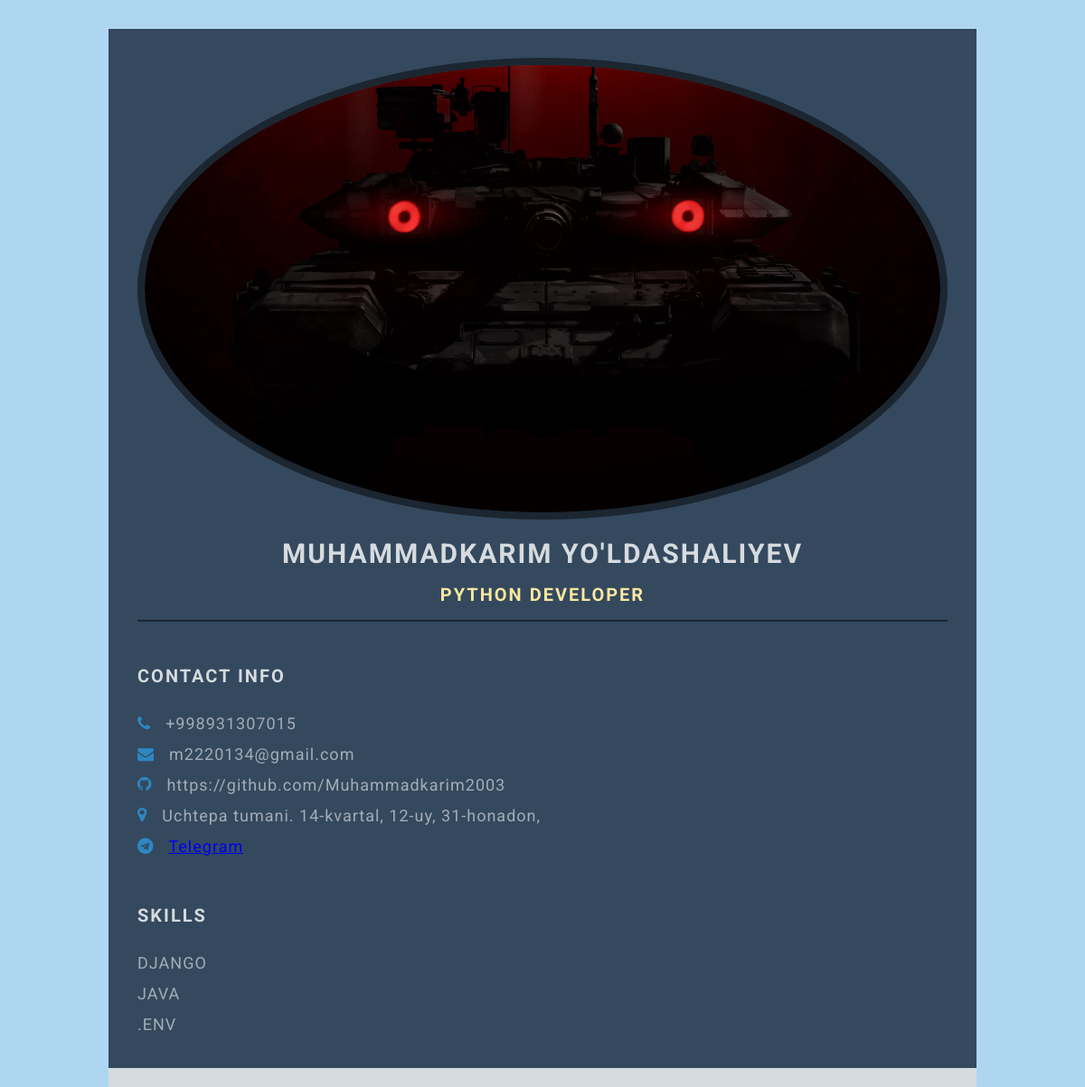
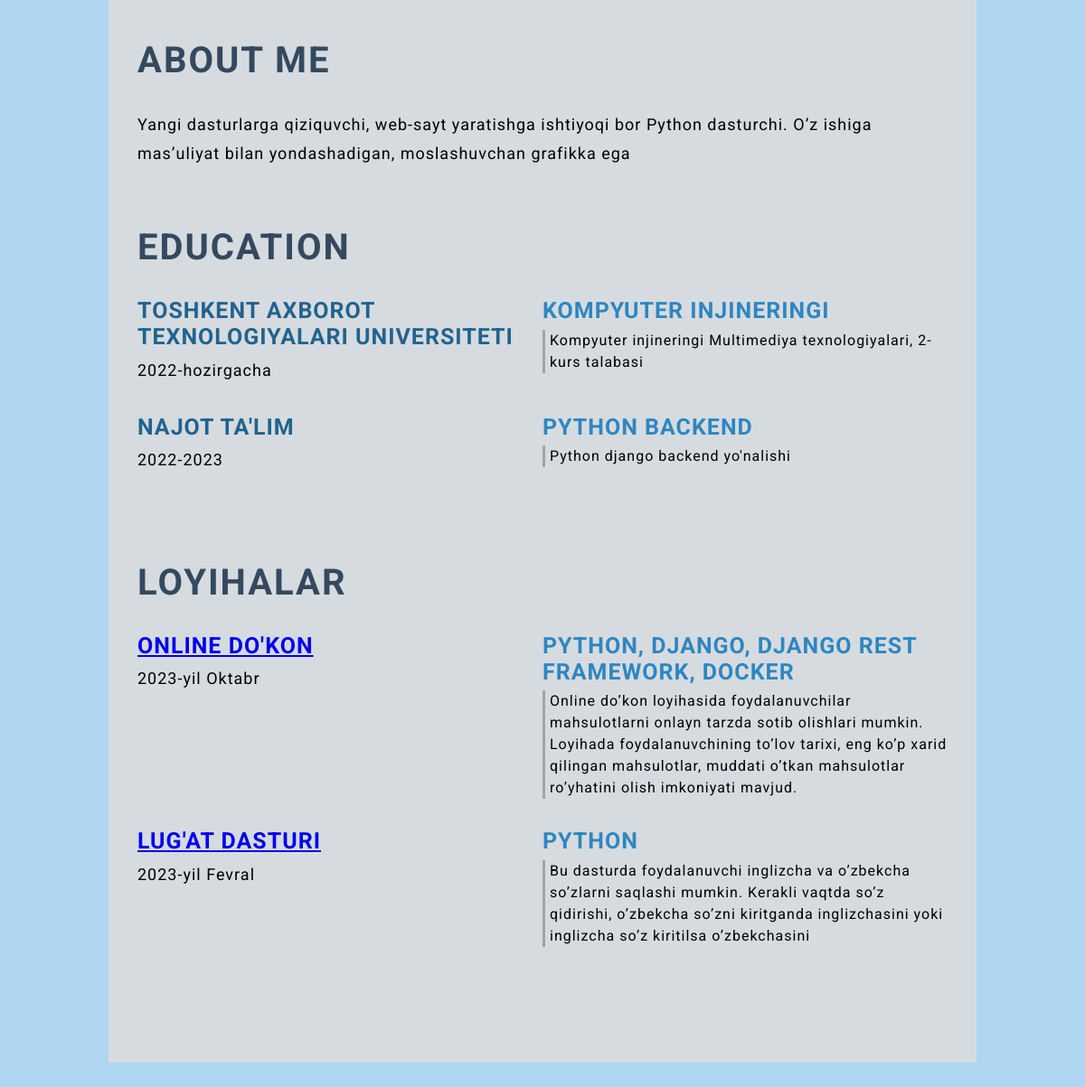
The page / on the database its author committed (2 pictures, top to bottom).
### app/models.py (models this page shows, shortened)
class AvatarImage(models.Model):
    image = models.ImageField(upload_to='avatars/')

class Men(models.Model):
    full_name = models.CharField(max_length=300)
    kasb = models.CharField(max_length=300)

class ContactInfo(models.Model):
    tel_number = models.CharField(max_length=13)
    telegram = models.URLField()
    email = models.EmailField()
    github = models.URLField()
    location = models.CharField(max_length=300)

class Skills(models.Model):
    name = models.CharField(max_length=100)

class About_me(models.Model):
    about_me = models.TextField()

### app/views.py (the view)
# urls.py: path('', resume_views, name='resume_views'),
def resume_views(request):
    men = Men.objects.all()
    contactinfo = ContactInfo.objects.all()
    about = About_me.objects.all()
    skills = Skills.objects.all()
    avatar = AvatarImage.objects.all()
    context = {'men': men,
               'contactinfo': contactinfo,
               'about': about,
               'skills': skills,
               'avatar': avatar,
               }
    return render(request, 'index.html', context)

### templates/index.html (shortened to what this page needs)
{% load static %}
<!DOCTYPE html>
<html lang="en">
<head>
    <link rel="stylesheet" href="https://cdnjs.cloudflare.com/ajax/libs/font-awesome/5.15.4/css/all.min.css">
    <link rel="stylesheet" href="https://cdnjs.cloudflare.com/ajax/libs/font-awesome/4.7.0/css/font-awesome.min.css">
    <link rel="stylesheet" type="text/css" href="{% static '/css/style.css' %}">
</head>
<body>
    <main class="resume-contents">
        <section class="left-section">
            <div class="left-section-contents">
                <div class="profile">
                {% for img in avatar %}
                    <img class="profile-image" src="{{ img.image.url }}" alt="Profile image">
                {% endfor %}
                    {% for mens in men %}
                    <p class="name">{{ mens.full_name }}</p>
                    <p class="profession">{{ mens.kasb }}</p>
                    {% endfor %}
                </div>
                <div class="contact-info">
                    <p class="left-title">Contact Info</p>
                    <ul>
                        {% for contacts in contactinfo %}
                        <li><i class="fa fa-phone"></i>{{ contacts.tel_number }}
                        </li>
                        <li><i class="fa fa-envelope"></i>{{ contacts.email }}
                        </li>
                        <li><i class="fa fa-github"></i>{{ contacts.github }}
                        </li>
                        <li><i class="fa fa-map-marker"></i>{{ contacts.location }}
                        </li>
                        <li><i class="fab fa-telegram"></i> <a href="{{ contacts.telegram }}">Telegram</a></li>
                        {% endfor %}
                    </ul>
                </div>
                <div class="skills">
                    <p class="left-title">Skills</p>
                    <ul>
                        {% for skills in skills %}
                        <li><p>{{ skills.name }}</p></li>
                        {% endfor %}
                    </ul>
                </div>
                </div>
        </section>
        <section class="right-section">
            <div class="right-section-contents">
                <section class="about gap">
                    <div class="right-title">About Me</div>
                    {% for about in about %}
                    <p class="about-me-contents">
                        {{ about.about_me }}
                    </p>
                    {% endfor %}
                </section>
                <section class="experience gap">
                <section class="education gap">
                    <div class="right-title">Education</div>
                    <div class="education-contents">
                        <div class="education-left">
                            <p class="education-school-name">Toshkent axborot texnologiyalari
universiteti </p>
                            <p class="educationp-time-period">2022-hozirgacha</p>
                        </div>
                        <div class="education-right">
                            <p class="education-subject">Kompyuter injineringi</p>
                            <p class="education-desc">
                                Kompyuter injineringi Multimediya texnologiyalari, 2-kurs talabasi
                            </p>
                        </div>
                    </div>
                    <div class="education-contents">
                        <div class="education-left">
                            <p class="education-school-name">Najot ta'lim</p>
                            <p class="educationp-time-period">2022-2023</p>
                        </div>
                        <div class="education-right">
                            <p class="education-subject">Python backend</p>
                            <p class="education-desc">
                                Python django backend yo'nalishi
                            </p>
                        </div>
                    </div>
                </section>
                <section class="awards gap">
                    <div class="right-title">Loyihalar</div>
                    <div class="awards-contents">
                        <div class="awards-left">
                            <p class="awards-company-name"><a href="https://github.com/Muhammadkarim2003/Django_project" target="_blank">Online do'kon</a></p>
                            <p class="awards-time-period">2023-yil Oktabr</p>
                        </div>
                        <div class="awards-right">
                            <p class="awards-name">Python, Django, Django Rest Framework, Docker
                            <p class="awards-desc">
                                Online do’kon loyihasida foydalanuvchilar mahsulotlarni onlayn tarzda sotib olishlari mumkin.
Loyihada foydalanuvchining to’lov tarixi, eng ko’p xarid qilingan mahsulotlar, muddati o’tkan
mahsulotlar ro’yhatini olish imkoniyati mavjud.
                            </p>
                        </div>
                    </div>
                    <div class="awards-contents">
                        <div class="awards-left">
                            <p class="awards-company-name"><a href="https://github.com/Muhammadkarim2003/Lugat">Lug'at dasturi</a></p>
                            <p class="awards-time-period">2023-yil Fevral</p>
                        </div>
                        <div class="awards-right">
                            <p class="awards-name">Python</p>
                            <p class="awards-desc">
                                Bu dasturda foydalanuvchi inglizcha va o’zbekcha so’zlarni saqlashi mumkin. Kerakli vaqtda
so’z qidirishi, o’zbekcha so’zni kiritganda inglizchasini yoki inglizcha so’z kiritilsa
o’zbekchasini <ekrang></ekrang>
                            </p>
                        </div>
                    </div>
                </section>
            </div>
        </section>
    </main>
</body>
</html>

### static/css/style.css (style rules this page uses)
* { margin: 0; padding: 0; box-sizing: border-box; list-style: none; font-family: 'Roboto', sans-serif; }
body { background-color: #AED6F1; }
.resume-contents { min-height: 100vh; width: 80%; margin: 2rem auto; display: grid; grid-template-columns: repeat(7, 1fr); }
.left-section { grid-column: span 2; height: 100%; background-color: #34495E; }
.right-section { grid-column: span 5; height: 100%; background-color: #D6DBDF; }
.left-section-contents { padding: 2rem 2rem; }
.profile { width: 100%; border-bottom: 2px solid #1B2631; }
.profile .profile-image { width: 100%; border-radius: 50%; border: 8px solid #1B2631; }
.name { color: #D6DBDF; font-size: 30px; letter-spacing: 2px; text-transform: uppercase; text-align: center; font-weight: bold; padding: 1rem 0; }
.profession { color: #F9E79F; font-size: 20px; text-transform: uppercase; text-align: center; letter-spacing: 2px; font-weight: bold; padding-bottom: 1rem; }
.left-title { color: #D6DBDF; font-size: 20px; letter-spacing: 2px; text-transform: uppercase; font-weight: bold; display: flex; align-items: center; padding-top: 3rem; }
.contact-info ul { padding-top: 1.5rem; }
.contact-info ul li, .references ul li { padding: .4rem 0; display: flex; align-items: center; color: #d6dbdfaf; letter-spacing: 1px; font-size: 18px; }
.contact-info ul li i, .references ul li i { padding-right: 1rem; font-size: 18px; color: #2E86C1; }
.skills ul { padding-top: 1.5rem; }
.skills ul li p { padding: .4rem 0; color: #d6dbdfaf; font-size: 18px; letter-spacing: 1px; display: flex; align-items: center; text-transform: uppercase; }
.right-section-contents { padding: 2rem 2rem; }
.right-title { color: #34495E; font-size: 40px; letter-spacing: 2px; text-transform: uppercase; font-weight: bold; display: flex; align-items: center; padding: 2rem 0; position: relative; }
.gap { padding-bottom: 2rem; }
.about-me-contents { font-size: 18px; letter-spacing: 1px; line-height: 2rem; }
.experience-contents, .education-contents, .awards-contents { display: grid; grid-template-columns: repeat(2, 1fr); padding-bottom: 2rem; }
.exp-company-name, .education-school-name, .awards-company-name { font-size: 25px; font-weight: bold; text-transform: uppercase; letter-spacing: 1px; color: #21638f; padding-bottom: .4rem; }
.exp-time-period, .educationp-time-period, .awards-time-period { font-size: 18px; letter-spacing: 1px; line-height: 2rem; }
.exp-position, .education-subject, .awards-name { font-size: 25px; font-weight: bold; text-transform: uppercase; letter-spacing: 1px; color: #2E86C1; padding-bottom: .4rem; }
.exp-desc, .education-desc, .awards-desc { font-size: 16px; letter-spacing: 1px; line-height: 1.5rem; border-left: 3px solid #a5a3a3; padding-left: 5px; }
@media screen and (max-width:1200px) { .resume-contents { grid-template-columns: repeat(1, 1fr); } }

### rows shown on the page
AvatarImage: image (picture)
Men: full_name "MUHAMMADKARIM YO'LDASHALIYEV", kasb "PYTHON DEVELOPER"
ContactInfo: tel_number "+998931307015", email "m2220134@gmail.com", github "https://github.com/Muhammadkarim2003", location "Uchtepa tumani. 14-kvartal, 12-uy, 31-honadon,"
Skills: name "DJANGO"
Skills: name "JAVA"
Skills: name ".ENV"
About_me: about_me "Yangi dasturlarga qiziquvchi, web-sayt yaratishga ishtiyoqi bor Python dasturchi. O’z ishiga mas’uliyat bilan yondashadigan, moslashuvchan grafikka ega"
